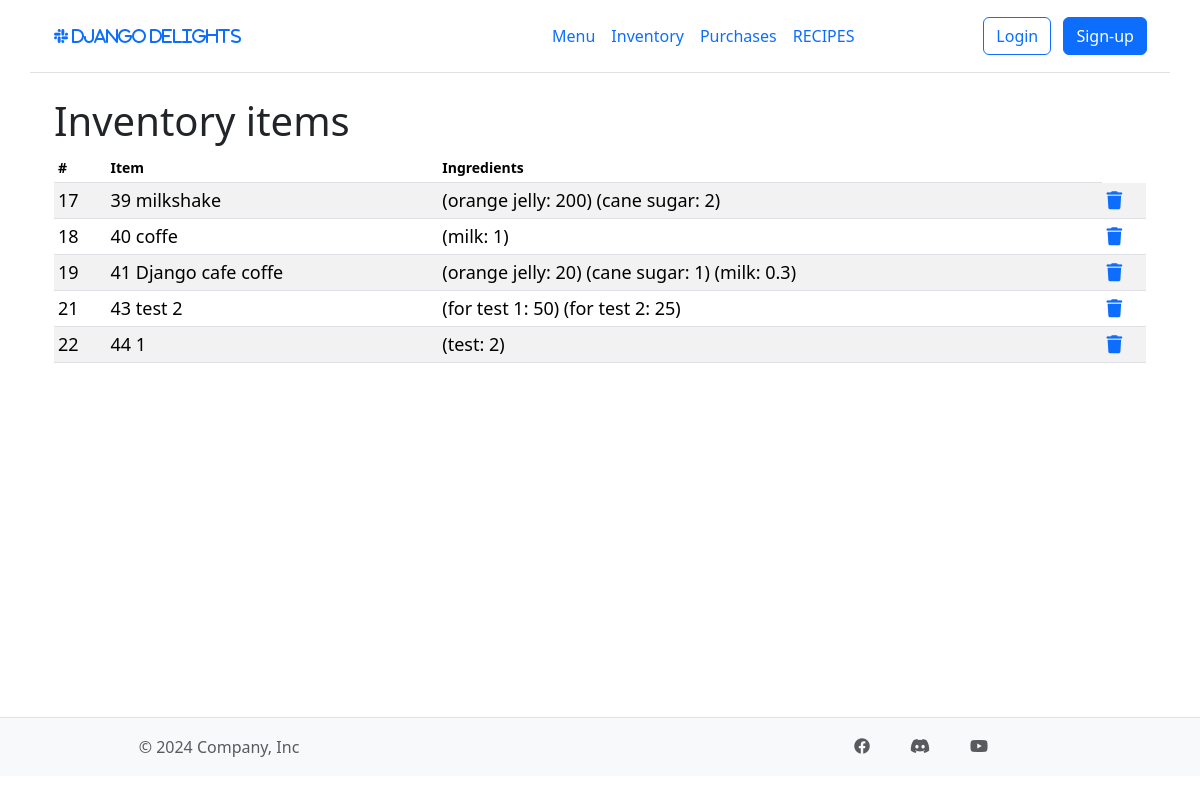
Before: /recipes/ with the older database file.
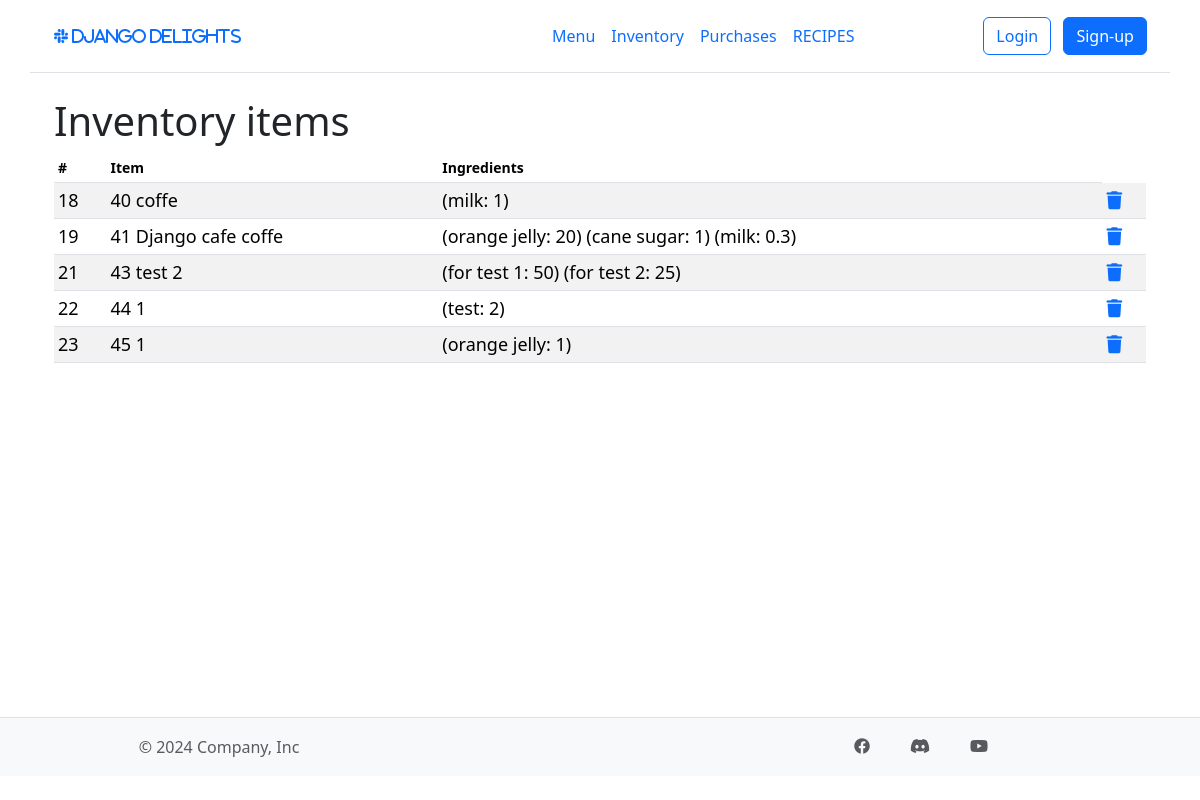
After: the same page with the newer database file.
### inventory/models.py (models this page shows, shortened)
class RecipeRequirement(models.Model):
    menu_item = models.ForeignKey(MenuItem, on_delete=models.CASCADE)
    ingredients_quantity = models.JSONField()

class MenuItem(models.Model):
    name = models.CharField(max_length=50)
    price = models.FloatField(default=0)
    def __str__(self):
        return str(self.id) + " " + self.name

class Ingredient(models.Model):
    name = models.CharField(max_length=50)
    quantity = models.FloatField(default=0)
    unit = models.CharField(max_length=10)
    unit_price = models.FloatField(null=False, blank=False)

### inventory/views.py (the view)
# urls.py: path("recipes/", views.recipes, name="recipes"),
def recipes(request):
    ingredients = {i.id: i.name for i in Ingredient.objects.all()}
    logger.debug(f"Ingredients: {ingredients}")
    return render(
        request,
        "inventory/recipes.html",
        context={
            "ingredients": ingredients,
            "recipes": RecipeRequirement.objects.all(),
        },
    )

### inventory/templatetags/inventory/custom_filters.py (called while the page is built)
@register.filter
def get_item_by_id(dictionary, key):
    return dictionary.get(int(key))

### inventory/templates/inventory/recipes.html (shortened to what this page needs)
{% extends "inventory/base.html" %}
{%load static%}
{%load inventory.custom_filters%}
{% block content %}
<div class="container table-responsive small">
    <h1>Inventory items</h1>
    <table class='table table-striped table-sm'>
        <thead>
            <tr>
                <th scope="col">#</th>
                <th scope="col">Item</th>
                <th scope="col">Ingredients</th>
            </tr>
        </thead>
        <tbody>
            {% for item in recipes %}
                <tr class="table-row" style="font-size: 18px;">
                    <td>{{item.id}}</td>
                    <td>{{ item.menu_item }}</td>
                    <td>
                        {% for key, value in item.ingredients_quantity.items %}
                            ({{ ingredients|get_item_by_id:key }}: {{ value }})
                        {% endfor %}
                    </td>
                    <td><a href="{% url 'delete' item.id %}?model=recipes"><i class="fa fa-trash"></i></a></td>
                </tr>
            {% endfor %}
        </tbody>
    </table>
</div>
{% endblock content %}

Changed rows visible on the page:
removed RecipeRequirement: id "17", menu_item "39 milkshake", ingredients_quantity "orange jelly", ingredients_quantity "200", Ingredient (name "cane sugar", value "2")
added RecipeRequirement: id "23", menu_item "45 1"
now on this page (row unchanged): Ingredient: name "orange jelly", id "1", shown under "23"
